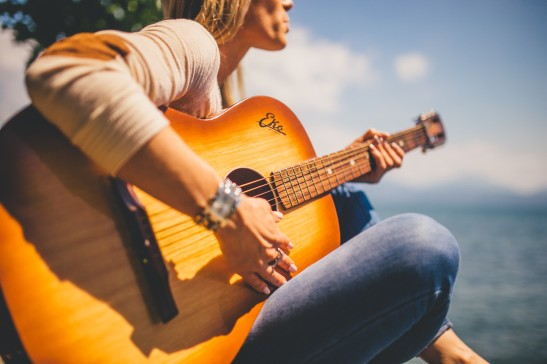
//> input picture opencv/sample.jpg, 547 x 364 px
$ ./erodeimg   (built with g++ and OpenCV 4)
//> lines starting //> are read from the running program, lines starting //| are printed output that depends on the picture
#include <iostream>
#include <opencv2/highgui.hpp>
#include <opencv2/imgproc.hpp>

using namespace std;
using namespace cv;

int main(int argc, char** argv) {
    Mat image = imread("../sample.jpg");
//> image is the input picture: 364 rows x 547 cols, CV_8UC3; mean B, G, R 104.3, 125.8, 151

    if(image.empty()) {
        cout << "Could not open or find the image" << endl;
        cin.get();
        return -1;
    }

    Mat imageEroded3x3;
    erode(image, imageEroded3x3, getStructuringElement(MORPH_RECT, Size(3, 3)));
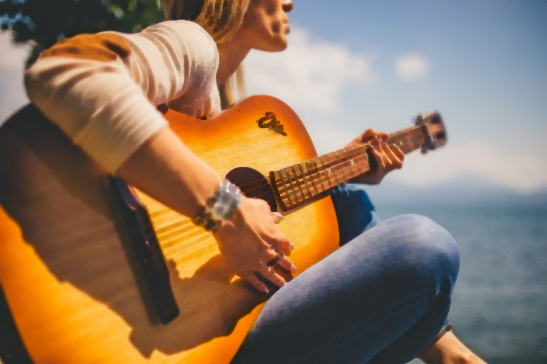
//> imageEroded3x3: 364 rows x 547 cols, CV_8UC3; mean B, G, R 97.2, 118.7, 143.3

    Mat imageEroded5x5;
    erode(image, imageEroded5x5, getStructuringElement(MORPH_RECT, Size(5, 5)));
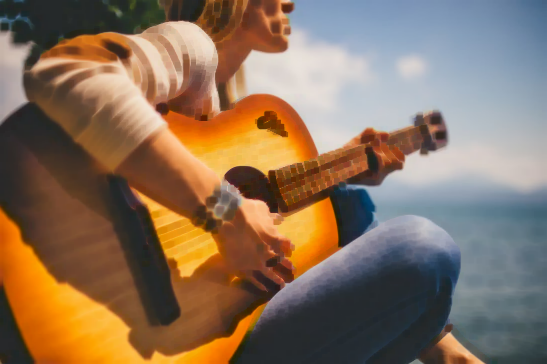
//> imageEroded5x5: 364 rows x 547 cols, CV_8UC3; mean B, G, R 92.2, 113.3, 137.1

    String windowName = "Original Image";
    String windowNameEroded3x3 = "Image eroded using 3x3 kernel";
    String windowNameEroded5x5 = "Image eroded using 5x5 kernel";

    namedWindow(windowName);
    namedWindow(windowNameEroded3x3);
    namedWindow(windowNameEroded5x5);

    imshow(windowName, image);
    imshow(windowNameEroded3x3, imageEroded3x3);
    imshow(windowNameEroded5x5, imageEroded5x5);

    waitKey(0);

    destroyAllWindows();

    return 0;

}
